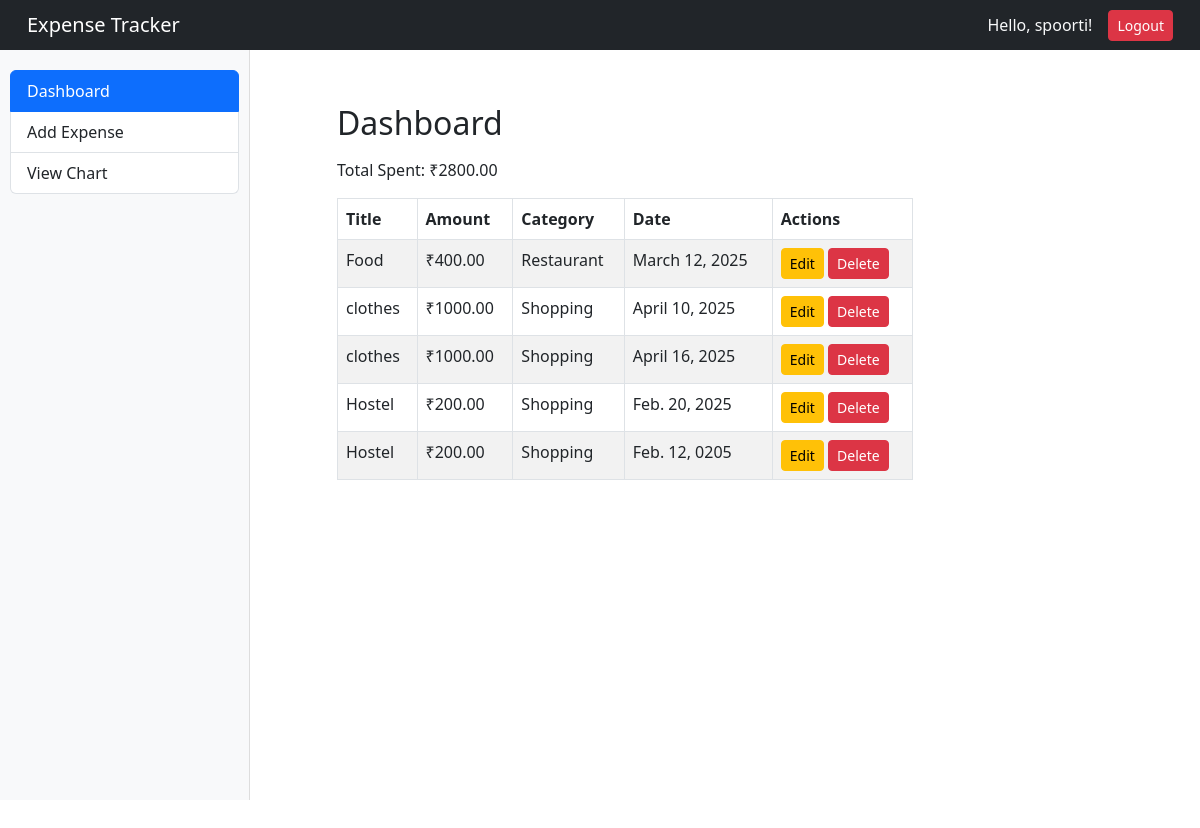
The app's page / (signed in) with its own data.
### tracker/models.py (models this page shows, shortened)
class Expense(models.Model):
    user = models.ForeignKey(User, on_delete=models.CASCADE)
    title = models.CharField(max_length=100)
    amount = models.DecimalField(max_digits=10, decimal_places=2)
    category = models.CharField(max_length=50)
    date = models.DateField()

### tracker/views.py (the view)
# urls.py: path('', views.dashboard, name='dashboard'),  # This can stay as homepage
@login_required
def dashboard(request):
    section = request.GET.get('section', 'dashboard')  # default section
    expenses = Expense.objects.filter(user=request.user)
    total = sum(exp.amount for exp in expenses)
    form = ExpenseForm()
    edit_form = None
    edit_id = request.GET.get('edit_id')
    category_data = defaultdict(float)
    for exp in expenses:
        category_data[exp.category] += float(exp.amount)
    categories = list(category_data.keys())
    amounts = list(category_data.values())
    if section == 'edit' and edit_id:
        expense = get_object_or_404(Expense, id=edit_id, user=request.user)
        edit_form = ExpenseForm(instance=expense)
    context = {
        'section': section,
        'form': form,
        'edit_form': edit_form,
        'edit_id': edit_id,
        'expenses': expenses,
        'total': total,
        'categories': json.dumps(categories),
        'amounts': json.dumps(amounts),
    }
    return render(request, 'tracker/dashboard.html', context)

### expense_tracker/tracker/templates/tracker/dashboard.html (shortened to what this page needs)
{% extends 'tracker/base.html' %}
{% block content %}
    <div class="container-fluid mt-4">
        <div class="row">
            <div class="col-md-9">
                <h2 class="mb-3">Dashboard</h2>
                <p>Total Spent: ₹{{ total }}</p>
                {% if section == 'add' %}
                    <div class="card">
                        <div class="card-header">Add Expense</div>
                        <div class="card-body">
                            <form method="post" action="{% url 'add_expense' %}">
                                {% csrf_token %}
                                {{ form.as_p }}
                                <button type="submit" class="btn btn-success">Add</button>
                            </form>
                        </div>
                    </div>
                {% else %}
                    <table class="table table-bordered table-striped">
                        <thead class="thead-dark">
                            <tr>
                                <th>Title</th>
                                <th>Amount</th>
                                <th>Category</th>
                                <th>Date</th>
                                <th>Actions</th>
                            </tr>
                        </thead>
                        <tbody>
                        {% for exp in expenses %}
                            <tr>
                                <td>{{ exp.title }}</td>
                                <td>₹{{ exp.amount }}</td>
                                <td>{{ exp.category }}</td>
                                <td>{{ exp.date }}</td>
                                <td>
                                    <a href="{% url 'dashboard' %}?section=edit&edit_id={{ exp.id }}" class="btn btn-warning btn-sm">Edit</a>
                                    <a href="{% url 'delete_expense' exp.id %}" class="btn btn-danger btn-sm">Delete</a>
                                </td>
                            </tr>
                        {% endfor %}
                        </tbody>
                    </table>
                {% endif %}
            </div>
        </div>
    </div>
{% endblock %}

### expense_tracker/tracker/templates/tracker/base.html (shortened to what this page needs)
<!DOCTYPE html>
<html>
<head>
    <link rel="stylesheet" href="https://cdn.jsdelivr.net/npm/bootstrap@5.3.0/dist/css/bootstrap.min.css">
</head>
<body>
    <nav class="navbar navbar-dark bg-dark fixed-top">
        <div class="container-fluid">
            <a class="navbar-brand" href="{% url 'dashboard' %}">Expense Tracker</a>
            {% if user.is_authenticated %}
                <div class="d-flex align-items-center">
                    <span class="text-light me-3">Hello, {{ user.username }}!</span>
                    <a href="{% url 'logout' %}" class="btn btn-danger btn-sm">Logout</a>
                </div>
            {% endif %}
        </div>
    </nav>
    {% if user.is_authenticated %}
    <div class="sidebar">
        <div class="list-group">
            <a href="{% url 'dashboard' %}?section=dashboard" class="list-group-item list-group-item-action {% if section == 'dashboard' %}active{% endif %}">Dashboard</a>
            <a href="{% url 'dashboard' %}?section=add" class="list-group-item list-group-item-action {% if section == 'add' %}active{% endif %}">Add Expense</a>
            <a href="{% url 'dashboard' %}?section=chart" class="list-group-item list-group-item-action {% if section == 'chart' %}active{% endif %}">View Chart</a>
        </div>
    </div>
    {% endif %}
    <div class="main-content">
        <div class="content-wrapper">
            {% block content %}{% endblock %}
        </div>
    </div>
</body>
</html>

### expense_tracker/tracker/templates/tracker/base.html (style rules this page uses)
body { min-height: 100vh; margin: 0; padding: 0; }
.navbar { height: 50px; padding: 5px 15px; }
.sidebar { position: fixed; top: 50px; left: 0; width: 250px; height: calc(100vh - 50px); background-color: #f8f9fa; border-right: 1px solid #ddd; padding: 20px 10px; overflow-y: auto; }
.main-content { margin-left: 250px; margin-top: 50px; padding: 30px; display: flex; justify-content: center; }
.content-wrapper { max-width: 800px; width: 100%; }

### records on screen
Expense: title "Food", amount "400.00", category "Restaurant", date "March 12, 2025"
Expense: title "clothes", amount "1000.00", category "Shopping", date "April 10, 2025"
Expense: title "clothes", amount "1000.00", category "Shopping", date "April 16, 2025"
Expense: title "Hostel", amount "200.00", category "Shopping", date "Feb. 20, 2025"
Expense: title "Hostel", amount "200.00", category "Shopping", date "Feb. 12, 0205"

### other values on screen
{{ user.username }} "spoorti"
{{ total }} "2800.00"
